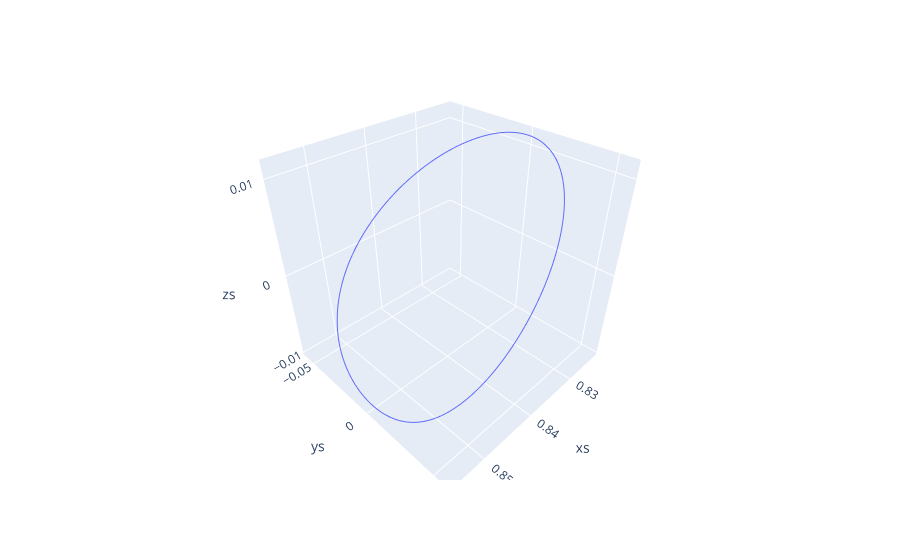

The code cell stored with this chart in its notebook:
### Code cell
data = [prop0.xs, prop0.ys, prop0.zs]
df = pd.DataFrame(data, index=['xs', 'ys', 'zs']).T
fig = px.line_3d(df, x="xs", y="ys", z="zs")
fig.show()

### Figure 1 — Plotly figure (JSON) as saved in the notebook; plotly's stock layout.template omitted (floating-point values rounded to 4 significant figures; data arrays with more than 128 entries replaced by an {"elided": "..."} marker saying what was removed)
{"data": [{"hovertemplate": "xs=%{x}<br>ys=%{y}<br>zs=%{z}<extra></extra>", "legendgroup": "", "line": {"color": "#636efa", "dash": "solid"}, "marker": {"symbol": "circle"}, "mode": "lines", "name": "", "scene": "scene", "showlegend": false, "type": "scatter3d", "x": {"elided": "200 float values"}, "y": {"elided": "200 float values"}, "z": {"elided": "200 float values"}}], "layout": {"legend": {"tracegroupgap": 0}, "margin": {"t": 60}, "scene": {"domain": {"x": [0, 1], "y": [0, 1]}, "xaxis": {"title": {"text": "xs"}}, "yaxis": {"title": {"text": "ys"}}, "zaxis": {"title": {"text": "zs"}}}}}
